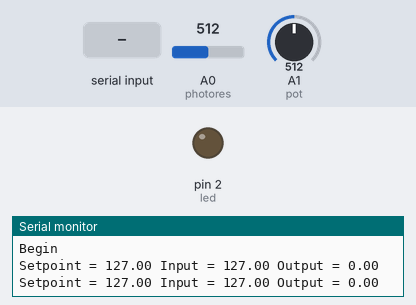
Simulated run of this sketch. Board: Arduino Uno, built with avr-gcc and run on an emulated ATmega328P. Parts: output pins drawn as LEDs (lit = HIGH), the last lines printed to the serial monitor. Inputs (shaded band) come from the test bench; at power-on: A1 (pot) = 512, A0 (photores) = 512.

Above: at 1.2 s.
1.3 s: A1 (pot) set to 521
4.3 s: A1 (pot) set to 542
At 6.3 s:
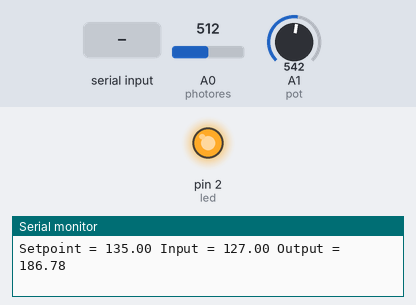
6.7 s: "90,45,200\n" received over Serial
8.5 s: "90,45\n" received over Serial
11.3 s: A0 (photores) set to 529
13.3 s: A0 (photores) set to 560
At 14.3 s:
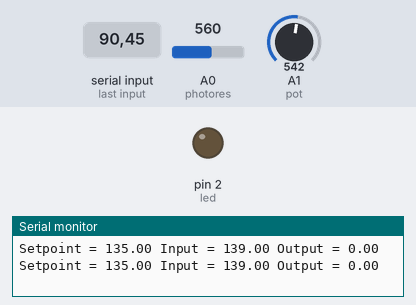
Timing chart, 0 to 15.8 s (numbered marks = the images above; inputs shaded):
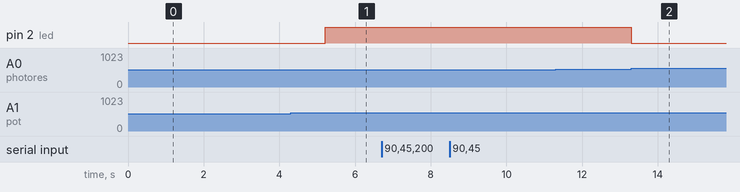

The sketch:

modul_8.ino
```cpp
#include <PID_v1.h>
const int photores = A0;  //port photoresistor
const int pot = A1;  //port potensiometer
const int led = 2;  //port Led
double lightLevel;
float Kp = 0;  //Kp = konstanta Proporsional
float Ki = 10;  //Ti = konstanta Integral
float Kd = 0;  //Td = konstanta Derivatif
double Setpoint, Input, Output;
PID myPID(&Input, &Output, &Setpoint, Kp, Ki, Kd, DIRECT);
const int sampleRate = 1;
const long serialPing = 500;
unsigned long now = 0;
unsigned long lastMessage = 0;
void setup()
{
lightLevel = analogRead(photores);
Input = map(lightLevel, 0, 1023, 0, 255);
Setpoint = map(analogRead(pot), 0, 1023, 0, 255);
Serial.begin(9600);
myPID.SetMode(AUTOMATIC);
myPID.SetSampleTime(sampleRate);
Serial.println("Begin");
lastMessage = millis();
}
void loop()
{
Setpoint = map(analogRead(pot), 0, 1023, 0, 255);
lightLevel = analogRead(photores);
Input = map(lightLevel, 0, 1023, 0, 255);
myPID.Compute();
analogWrite(led, Output);
now = millis();
if(now - lastMessage > serialPing)
{
Serial.print("Setpoint = ");
Serial.print(Setpoint);
Serial.print(" Input = ");
Serial.print(Input);
Serial.print(" Output = ");
Serial.print(Output);
Serial.print("\n");
if (Serial.available() > 0)
{
for (int x = 0; x < 4; x++)
{
switch(x)
{
case 0:
Kp = Serial.parseFloat();
break;
case 1:
Ki = Serial.parseFloat();
break;
case 2:
Kd = Serial.parseFloat();
break;
case 3:
for (int y = Serial.available(); y == 0; y--)
{
Serial.read();
}
break;
}
}
Serial.print(" Kp,Ki,Kd = ");
Serial.print(Kp);  //Kp = konstanta Proporsional
Serial.print(",");
Serial.print(Ki);  //Ti = konstanta Integral
Serial.print(",");
Serial.print(Kd);  //Td = konstanta Derivatif
myPID.SetTunings(Kp, Ki, Kd);
}
lastMessage = now;
}
}
```

Measured:
- the behaviour switches between 529 and 530 on A1 (pot) (found by bisection; images 0 and 1)
- the behaviour switches between 545 and 546 on A0 (photores) (found by bisection; images 1 and 2)
- after the input at 4.3 s, pin 2 (led): LOW → HIGH after 0.92 s
- after the input at 13.3 s, pin 2 (led): HIGH → LOW at once
